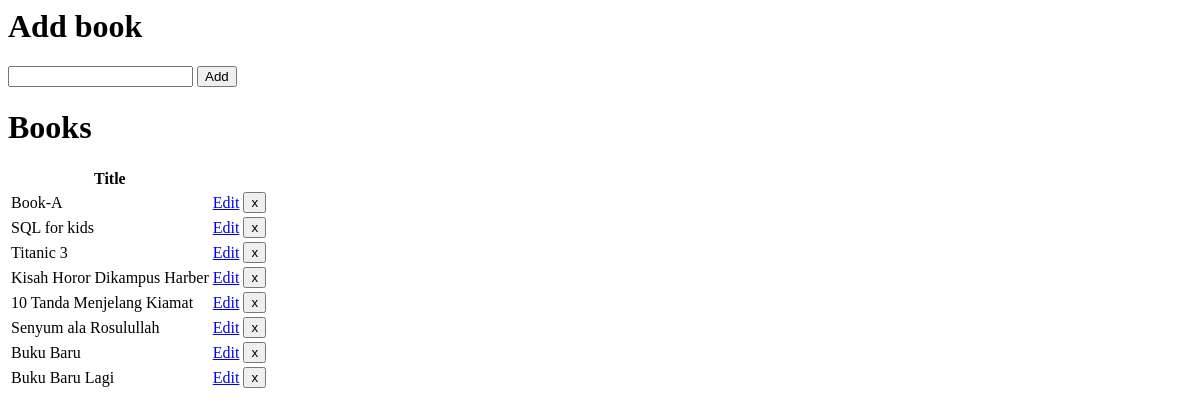
Before: / with the older database file.
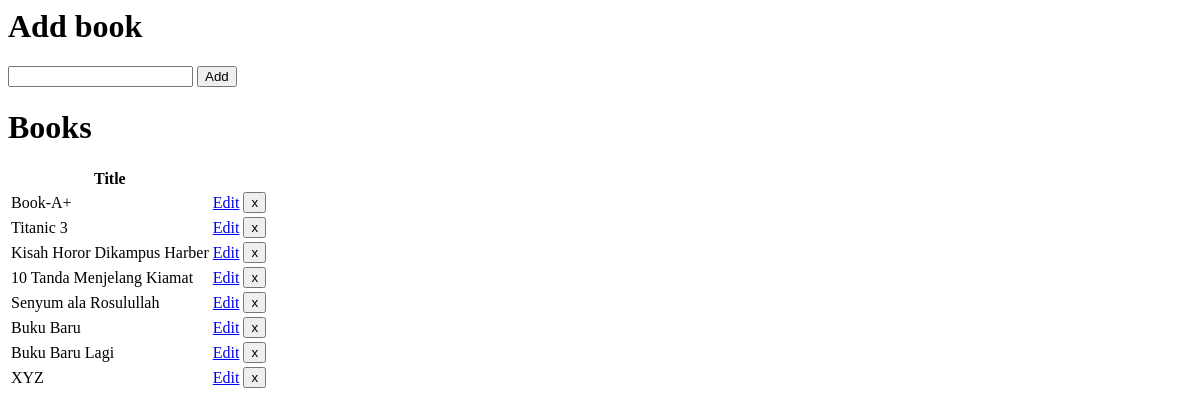
After: the same page with the newer database file.
### book.py (models this page shows, shortened)
class Book(db.Model):
    title = db.Column(db.String(80), unique=True, nullable=False, primary_key=True)

### book.py (the view)
@app.route("/", methods=["GET"])
def index():
    books = Book.query.all()
    return render_template("home.html", books=books)

### templates/home.html (shortened to what this page needs)
<html>
  <body>
    <h1>Add book</h1>
    <form method="POST" action="/books/create">
        <input type="text" name="title">
        <input type="submit" value="Add">
    </form>
    <h1>Books</h1>
    <table>
        <tr>
            <th>Title</th>
            <th colspan="2"></th>
        </tr>
        {% for book in books %}
            <tr><td>{{book.title}}</td>
                <td><a href='/books/{{ book.title }}/edit' />Edit</td>
                <td>
                <form method="POST" action="/books/delete" style="display: inline">
                  <input type="submit" value="x">
                </form>
                </td>
            </tr>
        {% endfor %}
    </table>
  </body>
</html>

Changed rows visible on the page:
removed Book: title "Book-A"
removed Book: title "SQL for kids"
added Book: title "Book-A+"
added Book: title "XYZ"
